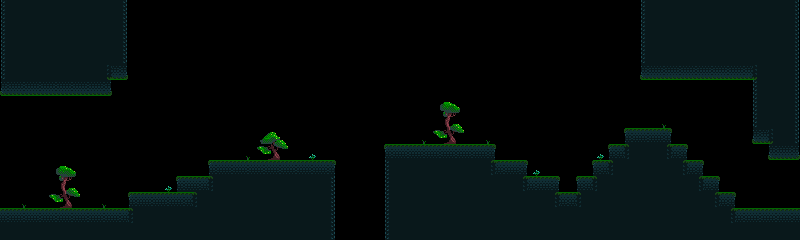

Rendered tile map (Tiled .tmx) drawn with the repository's tilesets; below, a short description and the full map source, tile grids included:
An orthogonal 50x15 tile map with 16x16 px tiles, 1 tile layer (topTiles) and 23 objects (22x tile, water).

<map version="1.0" tiledversion="1.1.1" orientation="orthogonal" renderorder="right-down" width="50" height="15" tilewidth="16" tileheight="16" infinite="0" nextobjectid="33">
 <properties>
  <property name="next" value="pathway2;16;192;" />
  <property name="prev" value="home;378;192;" />
 </properties>
 <tileset firstgid="1" name="base" tilewidth="16" tileheight="16" spacing="1" tilecount="330" columns="22">
  <image source="../../../graphics/game/tiles.png" width="374" height="255" />
 </tileset>
 <layer name="topTiles" width="50" height="15">
  <data encoding="csv">
23,24,24,24,24,24,24,25,0,0,0,0,0,0,0,0,0,0,0,0,0,0,0,0,0,0,0,0,0,0,0,0,0,0,0,0,0,0,0,0,23,24,24,24,24,24,24,24,24,25,
23,24,24,24,24,24,24,25,0,0,0,0,0,0,0,0,0,0,0,0,0,0,0,0,0,0,0,0,0,0,0,0,0,0,0,0,0,0,0,0,23,24,24,24,24,24,24,24,24,25,
23,24,24,24,24,24,24,25,0,0,0,0,0,0,0,0,0,0,0,0,0,0,0,0,0,0,0,0,0,0,0,0,0,0,0,0,0,0,0,0,23,24,24,24,24,24,24,24,24,25,
23,24,24,24,24,24,24,25,0,0,0,0,0,0,0,0,0,0,0,0,0,0,0,0,0,0,0,0,0,0,0,0,0,0,0,0,0,0,0,0,23,24,24,24,24,24,24,24,24,25,
23,24,24,24,24,24,50,28,0,0,0,0,0,0,0,0,0,0,0,0,0,0,0,0,0,0,0,0,0,0,0,0,0,0,0,0,0,0,0,0,26,27,27,27,27,27,27,48,24,25,
26,27,27,27,27,27,28,0,0,0,0,0,0,0,0,0,0,0,0,0,0,0,0,0,0,0,0,0,0,0,0,0,0,0,0,0,0,0,0,0,0,0,0,0,0,0,0,23,24,25,
0,0,0,0,0,0,0,0,0,0,0,0,0,0,0,0,0,0,0,0,0,0,0,0,0,0,0,16,17,0,0,0,0,0,0,0,0,0,0,0,0,0,0,0,0,0,0,23,24,25,
0,0,0,0,0,0,0,0,0,0,0,0,0,0,0,0,0,0,0,0,0,0,0,0,0,0,0,38,39,0,0,0,0,0,0,0,0,0,0,0,0,57,0,0,0,0,0,23,24,25,
0,0,0,0,0,0,0,0,0,0,0,0,0,0,0,0,36,37,0,0,0,0,0,0,0,0,57,60,61,0,57,0,0,0,0,0,0,0,0,1,2,3,0,0,0,0,0,26,48,25,
0,0,0,0,0,0,0,0,0,0,0,0,0,0,0,57,58,59,0,62,0,0,0,0,1,2,2,2,2,2,3,0,0,0,0,0,0,62,1,45,24,47,3,0,0,0,0,0,26,28,
0,0,0,16,17,0,0,0,0,0,0,0,0,1,2,2,2,2,2,2,3,0,0,0,23,24,24,24,24,24,47,2,3,62,0,0,0,1,45,24,24,24,47,3,0,0,0,0,0,0,
0,0,0,38,39,0,0,0,0,0,62,1,2,45,24,24,24,24,24,24,25,0,0,0,23,24,24,24,24,24,24,24,47,2,3,0,1,45,24,24,24,24,24,47,3,0,0,0,0,0,
0,57,0,60,61,0,57,0,1,2,2,2,45,24,24,24,24,24,24,24,25,0,0,0,23,24,24,24,24,24,24,24,24,24,47,2,45,24,24,24,24,24,24,24,47,3,0,0,0,0,
2,2,2,2,2,2,2,2,45,24,24,24,24,24,24,24,24,24,24,24,25,0,0,0,23,24,24,24,24,24,24,24,24,24,24,24,24,24,24,24,24,24,24,24,24,47,2,2,2,2,
24,24,24,24,24,24,24,24,24,24,24,24,24,24,24,24,24,24,24,24,25,0,0,0,23,24,24,24,24,24,24,24,24,24,24,24,24,24,24,24,24,24,24,24,24,24,24,24,24,24
</data>
 </layer>
 <objectgroup name="topObjects">
  <object id="1" name="water" x="336" y="192" width="48" height="48" />
  <object id="9" name="tile" x="0" y="0" width="112" height="96" />
  <object id="10" name="tile" x="112" y="0" width="16" height="80" />
  <object id="11" name="tile" x="0" y="208" width="208" height="32" />
  <object id="12" name="tile" x="128" y="192" width="80" height="16" />
  <object id="13" name="tile" x="176" y="176" width="32" height="16" />
  <object id="14" name="tile" x="208" y="160" width="128" height="80" />
  <object id="15" name="tile" x="384" y="144" width="112" height="96" />
  <object id="16" name="tile" x="640" y="0" width="160" height="80" />
  <object id="17" name="tile" x="768" y="80" width="32" height="80" />
  <object id="18" name="tile" x="752" y="80" width="16" height="64" />
  <object id="20" name="tile" x="624" y="128" width="48" height="80" />
  <object id="21" name="tile" x="496" y="208" width="304" height="32" />
  <object id="22" name="tile" x="496" y="160" width="32" height="48" />
  <object id="23" name="tile" x="528" y="176" width="32" height="32" />
  <object id="24" name="tile" x="592" y="160" width="16" height="48" />
  <object id="25" name="tile" x="608" y="144" width="16" height="64" />
  <object id="26" name="tile" x="576" y="176" width="16" height="32" />
  <object id="27" name="tile" x="560" y="192" width="16" height="16" />
  <object id="29" name="tile" x="672" y="144" width="16" height="64" />
  <object id="30" name="tile" x="688" y="160" width="16" height="48" />
  <object id="31" name="tile" x="704" y="176" width="16" height="32" />
  <object id="32" name="tile" x="720" y="192" width="16" height="16" />
 </objectgroup>
</map>
